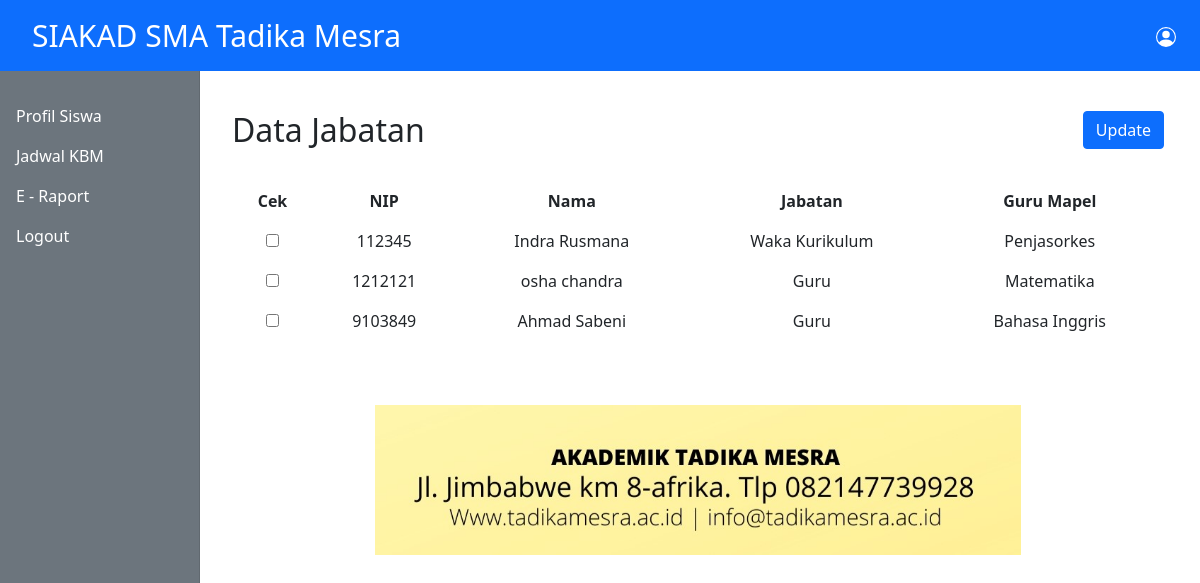
The page /admin/jabatan.php on the database its author committed.
### tables this page shows
CREATE TABLE `jabatan_guru` (
  `NIP` varchar(50) NOT NULL,
  `nama` varchar(50) NOT NULL,
  `jabatan` varchar(100) NOT NULL,
  `mapel` varchar(100) NOT NULL
);

### admin/jabatan.php (the view, shortened to what this page needs)
<?php
include_once '../database/koneksi.php';
include_once '../templates/header.php';
$sql = "SELECT * FROM jabatan_guru";
$exec = mysqli_query($koneksi,$sql);
?>
<div class="col-12">
       <div class="row">
            <div class="col-3" style="width:25%;">
                <strong>  <h2>Data Jabatan</h2>
                </strong>
				</div>
			<div class="col-9" style="width:75%; float:right;">
				<button type="button" class="btn btn-primary" data-bs-toggle="modal" data-bs-target="#staticBackdrop" style="float:right;">
				Update
				</button>
				</div>
              </div>
              </div>
<br>
<div class="container">
		<div class="row">
			<table class="table table-borderless" style = "text-align:center;">
				<tr>
					<th>Cek</th>
					<th>NIP</th>
					<th>Nama</th>
                    <th>Jabatan</th>
                    <th>Guru Mapel</th>
				</tr>
			<form action="" method="post">
			<?php while($rows = mysqli_fetch_assoc($exec)):?>
				<tr>
				<td><input type="checkbox" name="data[]" value=<?= $rows['NIP']; ?>></td>
				<td><?= $rows["NIP"];?></td>
				<td><?= $rows["nama"];?></td>
				<?php if(empty($rows["jabatan"]) && empty($rows["mapel"])):?>
				<td>-</td>
                <td>-</td>
				<?php else:?>
				<td><?= $rows["jabatan"]?></td>
				<td><?= $rows["mapel"]?></td>
				<?php endif;?>
				</tr>
				<?php endwhile;?>
			</table>
		</div>
	</div>
<?php include_once '../templates/footer.php'?>

### rows shown on the page
jabatan_guru: NIP "112345", nama "Indra Rusmana", jabatan "Waka Kurikulum", mapel "Penjasorkes"
jabatan_guru: NIP "1212121", nama "osha chandra", jabatan "Guru", mapel "Matematika"
jabatan_guru: NIP "9103849", nama "Ahmad Sabeni", jabatan "Guru", mapel "Bahasa Inggris"
